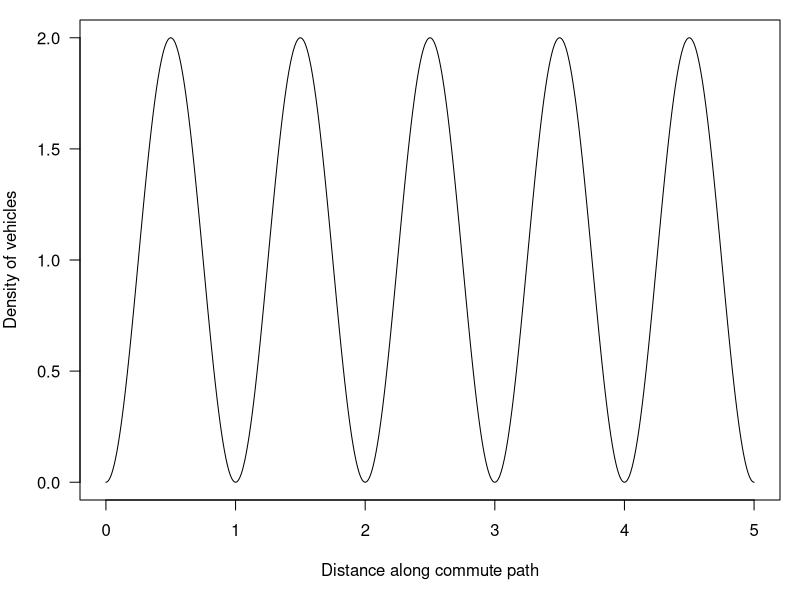

Write R code to recreate this figure.
## ---- chunk 1
x <- seq(0, 5, length = 1000)
rho <- 1 - cos(2*pi * x)
par(mar = c(5, 4, 1, 1))
plot(x, rho, type = "l",
     xlab = "Distance along commute path",
     ylab = "Density of vehicles",
     las = 1)
